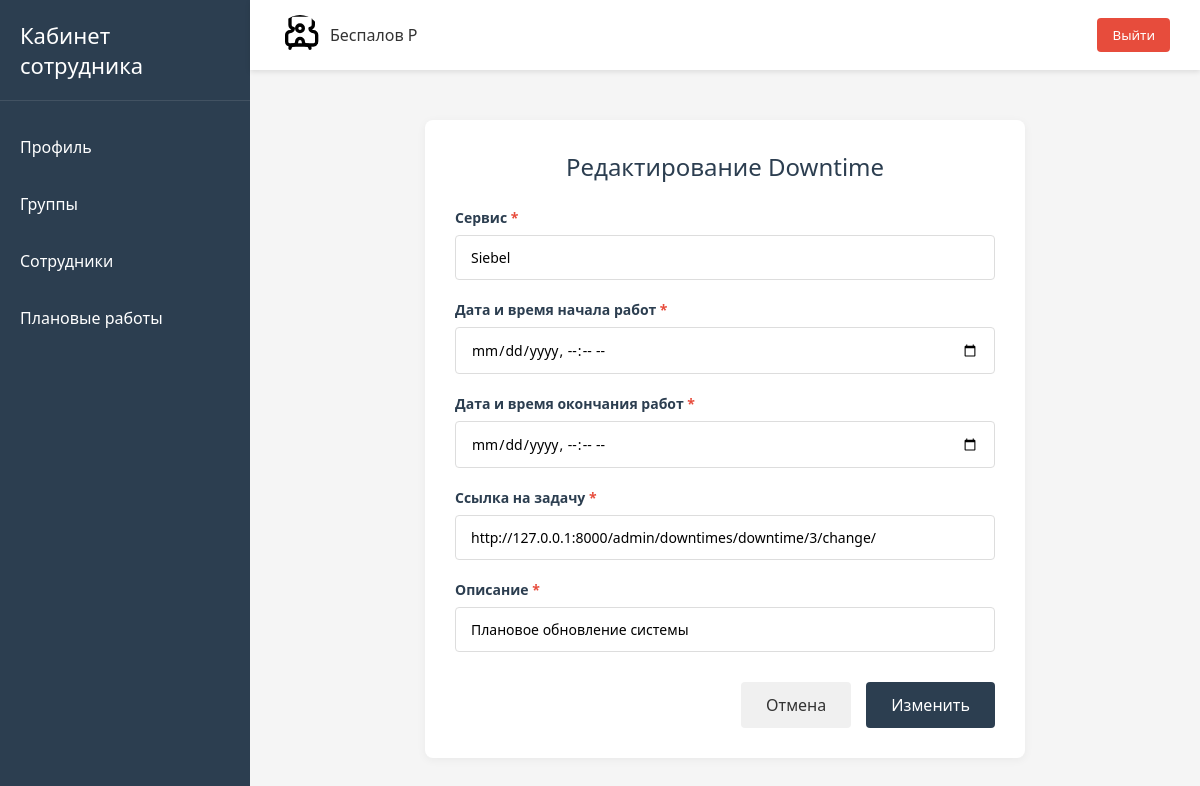
/downtime/3/edit/ (signed in), run on the app's committed database.
### users/models.py (models this page shows, shortened)
class User(AbstractUser):
    email = models.EmailField("Email", unique=True)
    job_title = models.CharField("Должность", max_length=100)
    personnel_number = models.CharField(
        "Табельный номер",
        max_length=20,
        unique=True
    )
    group_job = models.ManyToManyField(
        "GroupJob",
        verbose_name="Группа сотрудника",
        related_name="users"
    )
    is_main = models.BooleanField("Босс этой качалки", default=False)
    USERNAME_FIELD = "username"
    REQUIRED_FIELDS = []
    objects = CustomUserManager()

### downtimes/models.py (models this page shows, shortened)
class Downtime(models.Model):
    service = models.CharField("Сервис", max_length=50)
    start_downtime = models.DateTimeField(
        "Дата и время начала работ",
        validators=(check_date,)
    )
    end_downtime = models.DateTimeField(
        "Дата и время окончания работ",
        validators=(check_date,)
    )
    gsma_employee = models.ForeignKey(
        User,
        on_delete=models.SET_NULL,
        null=True,
        related_name="downtimes",
        verbose_name="Сотрудник от ГСМАиЦП"
    )
    link_task = models.URLField("Ссылка на задачу", max_length=150)
    description = models.TextField("Описание")
    created_at = models.DateTimeField(
        "Дата создания записи",
        auto_now_add=True
    )
    class Meta:
        verbose_name = "Проведение работ на сервисе"
        verbose_name_plural = "Проведение работ на сервисе"
        ordering = ("start_downtime",)
        constraints = [
            models.UniqueConstraint(
                fields=[
                    "gsma_employee",
                    "service",
                    "start_downtime",
                    "end_downtime"
                ],
                name='unique_downtime'
            )
        ]

### downtimes/views.py (the view, shortened to what this page needs)
@login_required
def edit_downtimes(request, id):
    downtime = get_object_or_404(Downtime, id=id)
    form = DowntimeForm(request.POST or None, instance=downtime)
    context = {
        "form": form,
        "downtime": downtime
    }
    return render(request, "downtime/added_downtime.html", context)

### downtimes/forms.py
class DowntimeForm(forms.ModelForm):
    class Meta:
        model = Downtime
        fields = (
            "service",
            "start_downtime",
            "end_downtime",
            "link_task",
            "description"
        )
        widgets = {
            "start_downtime": forms.DateTimeInput(
                format='%Y-%m-%d %H:%M',
                attrs={'type': 'datetime-local'}
            ),
            "end_downtime": forms.DateTimeInput(
                format='%Y-%m-%d %H:%M',
                attrs={'type': 'datetime-local'}
            )
        }

### templates/downtime/added_downtime.html (shortened to what this page needs)
{% extends "base.html" %}
{% load static %}
{% block content %}
<div class="downtimes-container">
    <div class="downtime-form-container">
        {% if "/edit/" in request.path %}
            <h1 class="form-title">Редактирование Downtime</h1>
        {% else %}
            <h1 class="form-title">Добавление Downtime</h1>
        {% endif %}
        <form method="post" class="downtime-form">
            {% for field in form %}
            <div class="form-group {% if field.errors %}has-error{% endif %}">
                <label for="{{ field.id_for_label }}" class="form-label">
                    {{ field.label }}
                    {% if field.field.required %}<span style="color: #e74c3c;">*</span>{% endif %}
                </label>
                {% if field.field.widget.input_type == 'select' %}
                    <select name="{{ field.name }}" id="{{ field.id_for_label }}" class="form-select">
                        {% for choice in field.field.choices %}
                            <option value="{{ choice.0 }}" {% if field.value == choice.0 %}selected{% endif %}>
                                {{ choice.1 }}
                            </option>
                        {% endfor %}
                    </select>
                {% elif field.field.widget.input_type == 'textarea' %}
                    <textarea name="{{ field.name }}" id="{{ field.id_for_label }}" class="form-textarea"
                              placeholder="{{ field.field.widget.attrs.placeholder|default:'' }}">{{ field.value|default:'' }}</textarea>
                {% elif field.field.widget.input_type == 'datetime-local' %}
                    <input type="datetime-local" name="{{ field.name }}" id="{{ field.id_for_label }}"
                           class="form-input" value="{{ field.value|default:'' }}">
                {% else %}
                    <input type="{{ field.field.widget.input_type }}" name="{{ field.name }}"
                           id="{{ field.id_for_label }}" class="form-input"
                           value="{{ field.value|default:'' }}"
                           placeholder="{{ field.field.widget.attrs.placeholder|default:'' }}">
                {% endif %}
            </div>
            {% endfor %}
            <div class="form-actions">
                <a href="{% url 'downtimes:downtime' %}" class="cancel-btn">Отмена</a>
                {% if "/edit/" in request.path %}
                    <button type="submit" class="submit-btn">Изменить</button>
                {% else %}
                    <button type="submit" class="submit-btn">Добавить</button>
                {% endif %}
            </div>
        </form>
    </div>
</div>
{% endblock %}

### templates/header.html (shortened to what this page needs)
<header class="header">
    <div class="user-info">
        <img alt="User">
        <span>{{ user.last_name }} {{ user.first_name|slice:":1" }}</span>
    </div>
    <form action="{% url 'users:logout' %}" method="post" class="logout-form">
        <button class="logout-btn">Выйти</button>
    </form>
</header>

### static/css/main.css (style rules this page uses)
* { margin: 0; padding: 0; box-sizing: border-box; font-family: 'Segoe UI', Tahoma, Geneva, Verdana, sans-serif; }
body { display: flex; min-height: 100vh; background-color: #f5f5f5; color: #333; }

### static/css/header.css (style rules this page uses)
.header { background-color: white; padding: 15px 30px; display: flex; justify-content: space-between; align-items: center; box-shadow: 0 2px 5px rgba(0, 0, 0, 0.1); }
.user-info { display: flex; align-items: center; }
.user-info img { width: 40px; height: 40px; border-radius: 50%; margin-right: 10px; object-fit: cover; }
.logout-btn { background-color: #e74c3c; color: white; border: none; padding: 8px 15px; border-radius: 4px; cursor: pointer; transition: background-color 0.3s; }

### static/css/downtime.css (style rules this page uses)
.downtimes-container { max-width: 1200px; margin: 0 auto; padding: 20px; }
.downtime-form-container { max-width: 600px; margin: 0 auto; background-color: white; border-radius: 8px; padding: 30px; box-shadow: 0 2px 10px rgba(0, 0, 0, 0.05); }
.form-title { color: #2c3e50; font-weight: 500; margin-bottom: 25px; text-align: center; }
.downtime-form { display: flex; flex-direction: column; gap: 20px; }
.form-group { display: flex; flex-direction: column; gap: 8px; }
.form-label { font-weight: 600; color: #2c3e50; font-size: 14px; }
.form-input, .form-select, .form-textarea { padding: 12px 15px; border: 1px solid #ddd; border-radius: 4px; font-size: 14px; transition: border-color 0.3s; font-family: inherit; }
.form-actions { display: flex; gap: 15px; justify-content: flex-end; margin-top: 10px; }
.submit-btn { background-color: #2c3e50; color: white; padding: 12px 25px; border: none; border-radius: 4px; font-size: 16px; cursor: pointer; transition: background-color 0.3s; }
.cancel-btn { background-color: #f0f0f0; color: #333; padding: 12px 25px; border: none; border-radius: 4px; font-size: 16px; cursor: pointer; text-decoration: none; text-align: center; transition: background-color 0.3s; }

### data on the page
User: last_name "Беспалов", first_name "Р"
Downtime: service "Siebel" "http://127.0.0.1:8000/admin/downtimes/downtime/3/change/" "Плановое обновление системы"

### other printed values
{{ field.label }} "Сервис" "Дата и время начала работ" "Дата и время окончания работ" "Ссылка на задачу" "Описание"
